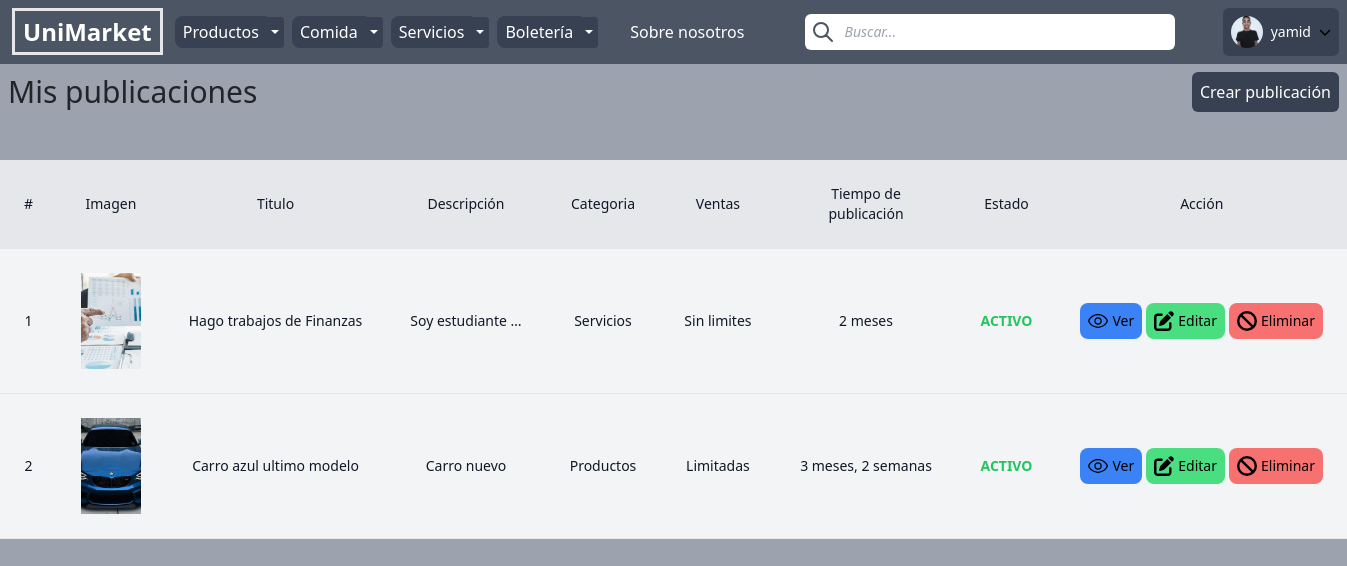
/my-posts/ (signed in), run on the app's committed database.
### posts/models.py (models this page shows, shortened)
class Category(models.Model):
    title = models.CharField(max_length=50)
    slug = AutoSlugField(populate_from='title',editable=True, always_update=True)
    class Meta:
        verbose_name = ('Categoria')
        verbose_name_plural = ('Categorias')
    def __str__(self):
        return self.title

class Product(models.Model):
    PROCESADO = 'procesado'
    ESPERANDO_APROBACION = 'esperando_aprobacion'
    ACTIVO = 'activo'
    ELIMINADO = 'eliminado'
    OPCIONES_DE_ESTADO = [
        (PROCESADO, 'Procesado'),
        (ESPERANDO_APROBACION, 'Esperando aprobación'),
        (ACTIVO, 'Activo'),
        (ELIMINADO, 'Eliminado')
    ]
    user = models.ForeignKey(User, related_name='products', on_delete=models.CASCADE, verbose_name='user')
    categoria = models.ForeignKey(Category, related_name='products', on_delete=models.CASCADE)
    subcategoria = models.ForeignKey(Subcategory, related_name='products', on_delete=models.CASCADE, default=15)
    titulo = models.CharField(max_length=45)
    slug = AutoSlugField(populate_from='titulo',editable=True, always_update=True)
    descripcion = CKEditor5Field(blank=True)
    precio = models.PositiveIntegerField(default=0)
    domicilio = models.CharField(choices={
        'NO':'Solo dentro de la universidad',
        'SI':'Se hacen domicilios fuera de la universidad'
    }, default='NO', max_length=2)
    inventario = models.CharField(choices={
        'LIMITADO':'Venta limitada',
        'INFINITO':'Venta sin limite'
    }, default='LIMITADO', max_length=8)
    imagenes = models.ImageField(upload_to='uploads/product_images/', blank=True, null=True)
    tags = TaggableManager()
    created_at = models.DateTimeField(auto_now_add=True)
    updated_at = models.DateTimeField(auto_now=True)
    status = models.CharField(max_length=50, choices=OPCIONES_DE_ESTADO, default=ACTIVO)
    class Meta:
        ordering = ['-created_at']
    def get_status(self):
        return self.status.__getitem__(1)

### userprofile/models.py (models this page shows, shortened)
class UserProfile(models.Model):
    user = models.OneToOneField(User, related_name="userprofile", on_delete=models.CASCADE)
    numero = models.CharField(max_length=10)
    edad = models.PositiveSmallIntegerField(null=False, blank=False, default=18)
    about_me = CKEditor5Field(null=True, blank=True, max_length=150)
    instagram = models.CharField(null=True, max_length=15, blank=True)
    universidad = models.CharField(choices={
        'EAFIT':'Universidad EAFIT',
        'UDEA':'Universidad de Antioquia',
        'CES':'Universidad CES',
        'UPB':'Universidad Pontificia Bolivariana',
        'ANDES':'Universidad de los Andes',
    }, default='EAFIT', max_length=5)
    imagen = models.ImageField(upload_to='uploads/userprofile/', blank=True, null=True)
    created_at = models.DateTimeField(auto_now_add=True)
    updated_at = models.DateTimeField(auto_now=True)
    class Meta:
        ordering = ['-created_at']
    def am_vendor(self):
        return self.user.groups.filter(name='Emprendedores').exists()

### userprofile/views.py (the view)
# urls.py: path('my-posts/', views.my_posts, name='my-posts'),
@login_required(login_url='log-in')
@user_passes_test(es_vendedor, login_url='change-subscription')
def my_posts(request):
    products = request.user.products.exclude(status=Product.ELIMINADO)
    return render(request, 'userprofile/my_posts.html', {'products':products})

### posts/templatetags/menu.py (called while the page is built)
@register.inclusion_tag("core/menu.html")
def menu():
    categories = Category.objects.all()
    return {
        "categories": categories
    }

### userprofile/context_processors.py (called while the page is built)
def saved(request):
    return { 'saved': Saved(request)}

### userprofile/saved.py (called while the page is built)
    def __len__(self):
        return sum(item['quantity'] for item in self.saved.values())

### userprofile/views.py (called while the page is built)
def es_vendedor(request):
    return request.groups.filter(name='Emprendedores').exists()

### userprofile/templates/userprofile/my_posts.html (shortened to what this page needs)
{% extends 'core/base.html' %}
{% block content %}
  <div class="flex items-center justify-between mt-2 mb-5 mx-2">
    <h1 class="text-3xl">Mis publicaciones</h1>
    <a href="{% url 'add_product' %}" class="inline-block text-white p-2 rounded-md bg-gray-700 hover:bg-gray-800 active:bg-gray-900">
      Crear publicación
    </a>
  </div>
  <table class="min-w-full">
    <thead class="bg-gray-200 border-b">
      <tr>
        <th scope="col" class="text-sm font-medium text-gray-900 px-6 py-4 text-center">
          #
        </th>
        <th scope="col" class="text-sm font-medium text-gray-900 px-6 py-4 text-center">
          Imagen
        </th>
        <th scope="col" class="text-sm font-medium text-gray-900 px-6 py-4 text-center">
          Titulo
        </th>
        <th scope="col" class="text-sm font-medium text-gray-900 px-6 py-4 text-center">
          Descripción
        </th>
        <th scope="col" class="text-sm font-medium text-gray-900 px-6 py-4 text-center">
          Categoria
        </th>
        <th scope="col" class="text-sm font-medium text-gray-900 px-6 py-4 text-center">
          Ventas
        </th>
        <th scope="col" class="text-sm font-medium text-gray-900 px-6 py-4 text-center">
          Tiempo de publicación
        </th>
        <th scope="col" class="text-sm font-medium text-gray-900 px-6 py-4 text-center">
          Estado
        </th>
        <th scope="col" class="text-sm font-medium text-gray-900 px-6 py-4 text-center">
          Acción
        </th>
      </tr>
    </thead>
    {% if products %}
    <tbody>
      {% for product in products %}
        <tr class="bg-gray-100 border-b">
          <td class="px-6 py-4 whitespace-nowrap text-sm font-medium text-gray-900 text-center">
            {{ forloop.counter }}
          </td>
          <td class="text-sm text-gray-900 font-light px-6 py-4 whitespace-nowrap text-center">
            <img class="w-full h-24 object-cover " src="{{ product.imagenes.url }}" alt="Imagen de {{ product.titulo }}"/>
          </td>
          <td class="text-sm text-gray-900 font-light px-6 py-4 whitespace-nowrap text-center">
            {{ product.titulo }}
          </td>
          <td class="text-sm text-gray-900 font-light px-6 py-4 whitespace-nowrap text-center">
            {{ product.descripcion|truncatewords:2 }}
          </td>
          <td class="text-sm text-gray-900 font-light px-6 py-4 whitespace-nowrap text-center">
            {{ product.categoria }}
          </td>
          <td class="text-sm text-gray-900 font-light px-6 py-4 whitespace-nowrap text-center">
            {% if product.inventario == 'LIMITADO' %}
              Limitadas
            {% else %}
              Sin limites
            {% endif %}
          </td>
          <td class="text-sm text-gray-900 font-light px-6 py-4 whitespace-nowrap text-center">
            {{ product.created_at|timesince }}
          </td>
          <td class="text-sm text-gray-900 font-light px-6 py-4 whitespace-nowrap text-center">
            {% if product.get_status == 'c' %} {% comment %} Activo {% endcomment %}
              <p class="text-green-500 font-bold">{{ product.status|upper }}
            {% elif product.get_status == 's' %} {% comment %} Esperando aprobación {% endcomment %}
              <p class="text-yellow-500 font-bold">{{ product.status|upper }}
            {% elif product.get_status == 'r' %} {% comment %} Procesado {% endcomment %}
              <p class="text-orange-500 font-bold">{{ product.status|upper }}
            {% else %} {% comment %} Eliminado {% endcomment %}
              <p class="text-red-500 font-bold">{{ product.status|upper }}
            {% endif %}
          </p>
          </td>
          <td class="text-sm text-gray-900 font-light px-6 py-4 whitespace-nowrap text-center">
            <div class="flex items-center justify-center">
              <form action="{% url 'product_detail' product.categoria.slug product.subcategoria.slug product.slug %}" method="GET">
                <button name="ver" id="{{ product.id }}" class="px-2 py-2 bg-blue-500 text-black rounded-lg hover:text-white hover:bg-blue-600 delay-50 duration-700 mr-1 flex" type='submit'>
                  <p class="ml-1">
                    Ver
                  </p>
                </button>
              </form>
                  <form action="{% url 'edit_product' product.id %}" method="GET">
                    <button class="px-2 py-2 bg-green-400 text-black hover:text-white rounded-lg hover:bg-green-600 delay-50 duration-700 mr-1 flex" type='submit'>
                      <p class="ml-1">
                        Editar
                      </p>
                    </button>
                  </form>
                  <form action="{% url 'delete_product' product.id %}" method="GET">
                    <button class="px-2 py-2 bg-red-400 text-black rounded-lg hover:text-white hover:bg-red-600 delay-50 duration-700 flex" type='submit'>
                      <p class="ml-1">
                        Eliminar
                      </p>
                    </button>
                  </form>
            </div>
          </td>
        </tr>
      {% endfor %}
    </tbody>
    {% else %}
      <p>No tienes ninguna publicación</p>
    {% endif %}
  </table>
{% endblock %}

### core/template/core/base.html (shortened to what this page needs)
<!doctype html>
<html lang="es">
<head>
    <script src="https://cdn.tailwindcss.com"></script>
    <link rel="stylesheet" href="https://cdnjs.cloudflare.com/ajax/libs/font-awesome/6.5.1/css/all.min.css"
 />
    <link href="https://cdn.jsdelivr.net/npm/bootstrap@5.0.2/dist/css/bootstrap.min.css"
    rel="stylesheet"
>
</head>
<body class="bg-gray-400 mb-12">
    {% load menu %}
    <nav class="h-16 bg-gray-600 flex items-center justify-start sticky-top">
        <div class="logo ml-3 mr-3">
            <a href="/"
                class="text-white text-2xl font-bold border-3 px-2 py-1 hover:text-gray-800 hover:border-gray-800 active:text-gray-800 active:border-gray-800 delay-50 duration-500">
                UniMarket
            </a>
        </div>
        <div class="menu space-x-4">
            {% menu %}
        </div>
        <form class="mx-auto" action="/search/" method="GET">
            <div class="relative text-gray-600 focus-within:text-gray-400">
                <span class="absolute inset-y-0 left-0 flex items-center pl-0.5">
                    <button type="submit" class="p-1 focus:outline-none focus:shadow-outline">
                        <svg fill="none" stroke="currentColor" stroke-linecap="round" stroke-linejoin="round"
                            stroke-width="2" viewBox="0 0 24 24" class="w-6 h-6">
                            <path d="M21 21l-6-6m2-5a7 7 0 11-14 0 7 7 0 0114 0z"></path>
                        </svg>
                    </button>
                </span>
                <input type="search" name="query"
                    class="py-2 px-32 text-sm rounded-md pl-10 focus:outline-none bg-white text-gray-900 placeholder:italic"
                    placeholder="Buscar..." autocomplete="off">
            </div>
        </form>
        <div class="">
            {% if request.user.is_authenticated %}
            <div class="mr-2">
                <div class="bg-tail-300 flex items-center justify-center">
                    <div class="relative inline-block text-left">
                        <button id="dropdown-button"
                            class="inline-flex justify-center w-full px-2 py-2 text-sm font-medium text-white bg-gray-700 rounded-md hover:bg-gray-900 delay-50 duration-500">
                            <div class="flex items-center justify-center">
                                {% if request.user.userprofile.imagen %}
                                <img src="{{ request.user.userprofile.imagen.url }}"
                                    alt="Imagen de {{ product.user.username }}"
                                    class="w-8 h-8 rounded-full object-cover mr-2" />
                                {% else %}
                                <img src="/media/uploads/userprofile/No%20Photo.jpg"
                                    alt="Imagen de {{ product.user.username }}"
                                    class="w-8 h-8 rounded-full object-cover mr-2" />
                                {% endif %}
                                {{ request.user.username }}
                                <div>
                                    <svg class="ml-2" xmlns="http://www.w3.org/2000/svg" height="12" width="12"
                                        viewBox="0 0 512 512">
                                        <path
                                            d="M233.4 406.6c12.5 12.5 32.8 12.5 45.3 0l192-192c12.5-12.5 12.5-32.8 0-45.3s-32.8-12.5-45.3 0L256 338.7 86.6 169.4c-12.5-12.5-32.8-12.5-45.3 0s-12.5 32.8 0 45.3l192 192z" />
                                    </svg>
                                </div>
                            </div>
                        </button>
                    </div>
                </div>
            </div>
            {% endif %}
        </div>
    </nav>
    <div class="">
        {% block content %}{% endblock %}
    </div>
</body>
</html>

### core/template/core/menu.html (shortened to what this page needs)
<div class="dropdown flex items-center relative">
    <div class="btn-group items-center">
        {% for category in categories %}
        <a class="bg-gray-700 border-gray-700 hover:bg-gray-900 focus:bg-gray-900 active:bg-gray-900 hover:text-gray-500 text-white px-2 py-1 rounded-l-lg delay-50 duration-500"
            href="{% url 'category_detail' category.slug %}">
            {{ category.title }}
        </a>
        <button type="button"
            class="btn btn-secondary btn-sm dropdown-toggle dropdown-toggle-split bg-gray-700 border-gray-700 hover:bg-gray-900 focus:bg-gray-900 active:bg-gray-900 mr-2 px-1 py-1"
            data-bs-toggle="dropdown" aria-expanded="false">
        </button>
        {% endfor %}
    </div>
    <a href="{% url 'about-us' %}" class="text-white text-white hover:text-gray-400 active:text-gray-600 ml-6 mr-3">
        Sobre nosotros
    </a>
</div>

### data on the page
Category: title "Productos"
Category: title "Comida"
Category: title "Servicios"
Category: title "Boletería"
Product: imagenes (picture), titulo "Hago trabajos de Finanzas", descripcion "Soy estudiante …", categoria "Servicios", inventario "Sin limites", created_at "2 meses", status "ACTIVO"
Product: imagenes (picture), titulo "Carro azul ultimo modelo", descripcion "Carro nuevo", categoria "Productos", inventario "Limitadas", created_at "3 meses, 2 semanas", status "ACTIVO"

### other printed values
{{ request.user.username }} "yamid"
